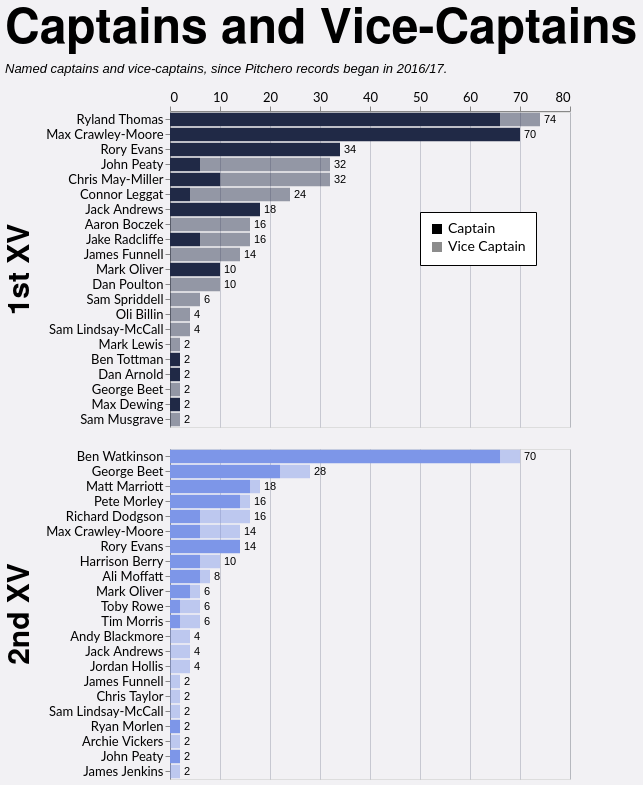

The specification (Vega-Lite) saved for this image:
### Vega-Lite specification from a JSON file in a GitHub repository (floating-point values rounded to 4 significant figures; data arrays with more than 128 entries replaced by an {"elided": "..."} marker saying what was removed)
{"config": {"axis": {"labelFont": "Lato, sans-serif", "titleFont": "PT Sans Narrow, Helvetica Neue, Helvetica, Arial, sans-serif", "labelFontSize": 13, "titleFontSize": 24, "gridColor": "#202947", "gridOpacity": 0.2}, "header": {"labelFont": "PT Sans Narrow, Helvetica Neue, Helvetica, Arial, sans-serif", "titleFont": "PT Sans Narrow, Helvetica Neue, Helvetica, Arial, sans-serif", "labelFontSize": 24, "titleFontSize": 28, "labelFontWeight": "bold", "orient": "left"}, "legend": {"labelFont": "Lato, sans-serif", "titleFont": "PT Sans Narrow, Helvetica Neue, Helvetica, Arial, sans-serif", "labelFontSize": 14, "titleFontSize": 16, "titlePadding": 5, "fillColor": "white", "strokeColor": "black", "padding": 10, "titleFontWeight": "lighter", "titleFontStyle": "italic", "titleColor": "gray", "offset": 10}, "title": {"font": "PT Sans Narrow, Helvetica Neue, Helvetica, Arial, sans-serif", "fontSize": 48, "fontWeight": "bold", "anchor": "start", "align": "center", "titlePadding": 20, "subtitlePadding": 10, "subtitleFontSize": 13, "subtitleColor": "", "subtitleFontStyle": "italic", "offset": 15, "color": "black"}, "axisX": {"labelAngle": 0}, "facet": {"title": null, "header": null, "align": {"row": "each", "column": "each"}}, "resolve": {"scale": {"y": "independent", "facet": "independent"}}, "background": "#f2f1f4"}, "data": {"name": "data-9db75cf93905dc594edeaaeb4aae364b"}, "facet": {"row": {"field": "squad", "header": {"labelExpr": "datum.value + ' XV'", "labelFontSize": 30, "title": null}, "sort": ["1st", "2nd"], "title": null, "type": "nominal"}}, "spec": {"layer": [{"mark": {"type": "bar"}, "encoding": {"color": {"field": "squad", "legend": null, "scale": {"domain": ["1st", "2nd"], "range": ["#202946", "#7d96e8"]}, "sort": ["1st", "2nd"], "type": "nominal"}, "opacity": {"field": "role", "legend": {"legendX": 250, "legendY": 100, "orient": "none", "title": null}, "scale": {"domain": ["Captain", "Vice Captain"], "range": [1.0, 0.45]}, "sort": ["Captain", "Vice Captain"], "type": "nominal"}, "order": {"field": "stack_order", "sort": "ascending", "type": "quantitative"}, "tooltip": [{"field": "player", "title": "Player", "type": "nominal"}, {"field": "squad", "title": "Squad", "type": "nominal"}, {"field": "role", "title": "Role", "type": "nominal"}, {"field": "games_agg", "title": "Games", "type": "quantitative"}], "x": {"axis": {"orient": "top", "title": null}, "field": "x0", "type": "quantitative"}, "x2": {"field": "x2"}, "y": {"field": "player", "sort": {"field": "sort_total", "order": "descending"}, "title": null, "type": "nominal"}}, "transform": [{"aggregate": [{"op": "sum", "field": "games", "as": "games_agg"}, {"op": "max", "field": "sort_total", "as": "sort_total"}], "groupby": ["player", "squad", "role", "stack_order"]}, {"window": [{"op": "sum", "field": "games_agg", "as": "x2"}], "frame": [null, 0], "groupby": ["player", "squad"], "sort": [{"field": "stack_order", "order": "ascending"}]}, {"calculate": "datum.x2 - datum.games_agg", "as": "x0"}]}, {"mark": {"type": "text", "align": "left", "baseline": "middle", "color": "black", "dx": 4, "fontSize": 11}, "encoding": {"text": {"field": "total_games", "format": ".0f", "type": "quantitative"}, "x": {"axis": {"orient": "top", "title": null}, "field": "total_games", "type": "quantitative"}, "y": {"field": "player", "sort": {"field": "sort_total", "order": "descending"}, "title": null, "type": "nominal"}}, "transform": [{"aggregate": [{"op": "sum", "field": "games", "as": "total_games"}, {"op": "max", "field": "sort_total", "as": "sort_total"}], "groupby": ["player", "squad"]}]}], "height": {"step": 15}, "width": 400}, "resolve": {"scale": {"y": "independent"}}, "title": {"text": "Captains and Vice-Captains", "subtitle": "Named captains and vice-captains, since Pitchero records began in 2016/17."}, "$schema": "https://vega.github.io/schema/vega-lite/v5.20.1.json", "datasets": {"data-9db75cf93905dc594edeaaeb4aae364b": {"elided": "199 records"}}}
